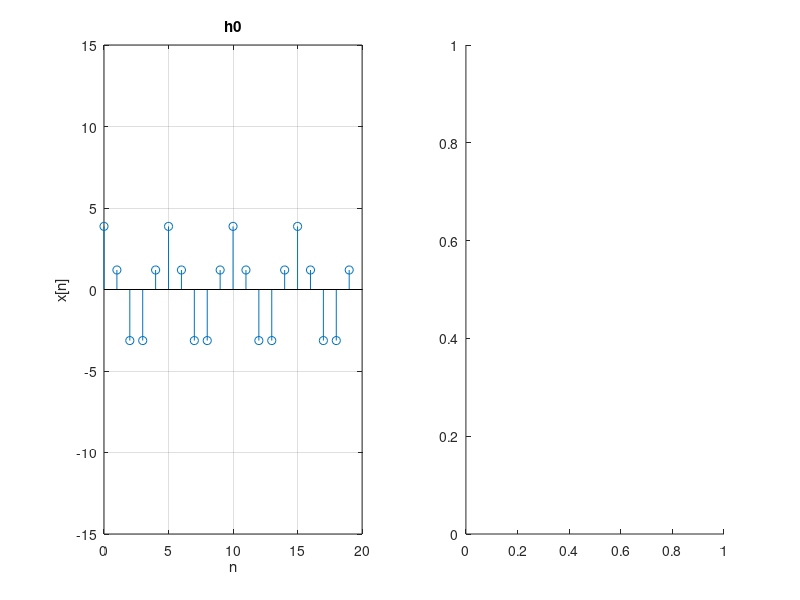

Write MATLAB code to recreate this figure. (Note: this script raises an error after producing the figure.)
close all; clear all;

A=sqrt(15); phi=0; sig2=15; N=20; fd=0.2;
n=[0:N-1]';

h0=A*cos(2*pi*fd*n+phi);
h1=A*cos(phi);

subplot(1,2,1),stem(n,h0)
xlabel('n'), ylabel('x[n]')
title('h0'), grid
axis([0,20,-15,15]);

subplot(1,2,2),stem(n,h1)
xlabel('n'), ylabel('x[n]')
title('h1'), grid